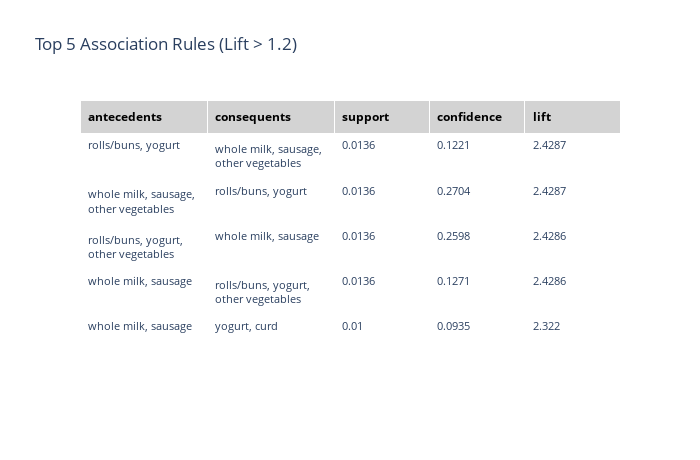

Notebook code for this chart:
### Code cell
# Sort and get top 5 by lift
top5_rules = rulesLift.sort_values(by="lift", ascending=False).head(5).copy()

# Convert frozensets to readable strings
top5_rules["antecedents"] = top5_rules["antecedents"].apply(lambda x: ", ".join(list(x)))
top5_rules["consequents"] = top5_rules["consequents"].apply(lambda x: ", ".join(list(x)))

# Select columns to show
cols = ["antecedents", "consequents", "support", "confidence", "lift"]

# Plot table
fig = go.Figure(
    data=[go.Table(
        columnwidth=[80, 80, 60, 60, 60],
        header=dict(
            values=[f"<b>{col}</b>" for col in cols],
            fill_color="lightgrey",
            align="left",
            font=dict(size=12, color="black"),
        ),
        cells=dict(
            values=[top5_rules[col] for col in cols],
            fill_color="white",
            align="left",
            font=dict(size=11),
            height=28
        )
    )]
)

fig.update_layout(
    title="Top 5 Association Rules (Lift > 1.2)",
    height=460,
    width=700
)

fig.show()

### Figure 1 — Plotly figure (JSON) as saved in the notebook; plotly's stock layout.template omitted (floating-point values rounded to 4 significant figures)
{"data": [{"cells": {"align": "left", "fill": {"color": "white"}, "font": {"size": 11}, "height": 28, "values": [["rolls/buns, yogurt", "whole milk, sausage, other vegetables", "rolls/buns, yogurt, other vegetables", "whole milk, sausage", "whole milk, sausage"], ["whole milk, sausage, other vegetables", "rolls/buns, yogurt", "whole milk, sausage", "rolls/buns, yogurt, other vegetables", "yogurt, curd"], [0.0136, 0.0136, 0.0136, 0.0136, 0.01], [0.1221, 0.2704, 0.2598, 0.1271, 0.0935], [2.429, 2.429, 2.429, 2.429, 2.322]]}, "columnwidth": [80, 80, 60, 60, 60], "header": {"align": "left", "fill": {"color": "lightgrey"}, "font": {"color": "black", "size": 12}, "values": ["<b>antecedents</b>", "<b>consequents</b>", "<b>support</b>", "<b>confidence</b>", "<b>lift</b>"]}, "type": "table"}], "layout": {"height": 460, "title": {"text": "Top 5 Association Rules (Lift > 1.2)"}, "width": 700}}
